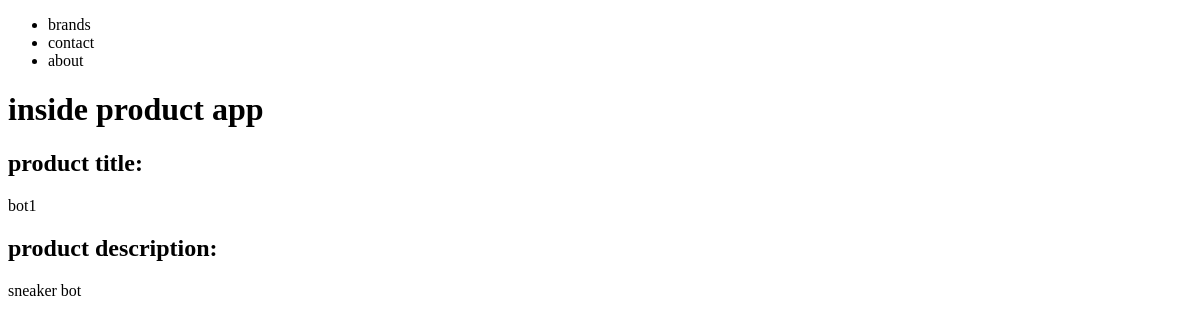
Before: /product/ with the older database file.
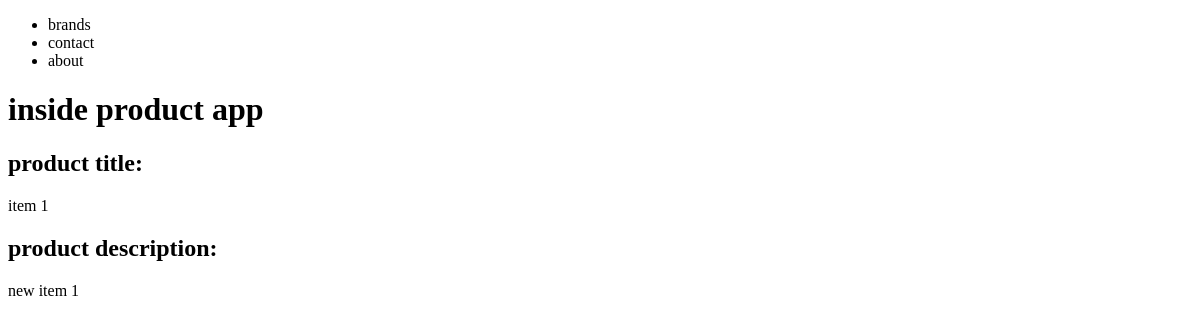
After: the same page with the newer database file.
### products/models.py (models this page shows)
class Product(models.Model):
    title       = models.CharField(max_length=120, blank=True)
    description = models.TextField(blank=True,null=True)
    price       = models.DecimalField(max_digits=5,decimal_places=2)
    summary     = models.TextField(blank=False,null=False)
    featured    = models.BooleanField(default=False)

### products/views.py (the view)
# urls.py: path('product/', product_detail_view),
def product_detail_view(request):
    obj = Product.objects.get(id=1)
    """ context = {
        'title': obj.title,
        'description': obj.description,
        'price': obj.price,
    } """
    context = {
        'object' : obj,
    }
    return render(request, "products/product_detail.html", context)

### products/templates/products/product_detail.html
{% extends 'base.html' %}
{% block content %}
<h1> inside product app </h1>
<h2> product title: </h2>
{{ object.title }}
<h2> product description: </h2>
<p>{% if object.description %}
    {{ object.description }}
{% else %}
<h3> description not found </h3>
{% endif %}</p>
{% endblock content %}

### templates/base.html (shortened to what this page needs)
<!DOCTYPE html>
<html>
    <head>
    </head>
<body>
    {% include 'navbar.html' %}
    {% block content %}{% endblock  %}
</body>
</html>

### templates/navbar.html
<nav>
    <ul>
        <li> brands </li>
        <li> contact </li>
        <li> about </li>
    </ul>
</nav>

Changed rows visible on the page:
changed Product: title "bot1" → "item 1"; description "sneaker bot" → "new item 1"
